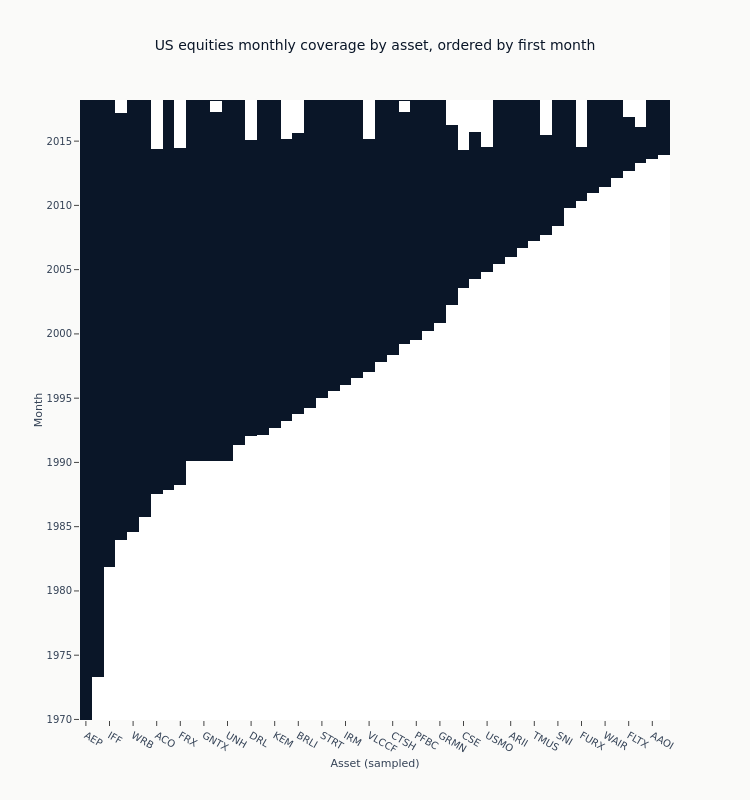

Notebook code for this chart:
### Markdown cell above
### Coverage Heatmap: US Equities

Visualize data availability across time and assets. Shaded cells mark months with
data; white marks their absence. **Assets are ordered left to right by the month
they first appear**, which is what makes the pattern legible: in alphabetical order
the same panel is a ragged skyline with no visible structure, because a ticker's
spelling says nothing about when it listed.

### Code cell
if us_equities is not None:
    fig, matrix_for_summary = coverage_heatmap(
        us_equities,
        time_col="timestamp",
        symbol_col="symbol",
        value_col="close",
        title="US equities monthly coverage by asset, ordered by first month",
        max_symbols=50,
    )
    fig.update_layout(
        xaxis_title="Asset (sampled)",
        yaxis_title="Month",
    )
    show_plotly_with_alt(
        fig,
        alt=(
            "Monthly coverage grid for a sample of US equities, months running up the "
            "vertical axis and assets ordered left to right by the month each first "
            "traded. Filled cells mark months in which the asset has data. The boundary "
            "between filled and empty is a staircase rising to the right, so each column "
            "begins later than the one to its left. Notches along the top edge mark "
            "assets whose data stops before the panel ends. No row is empty across its "
            "full width."
        ),
    )

### Figure 1 — Plotly figure (JSON) as saved in the notebook; plotly's stock layout.template omitted (floating-point values rounded to 4 significant figures; data arrays with more than 128 entries replaced by an {"elided": "..."} marker saying what was removed)
{"data": [{"colorscale": [[0, "white"], [1, "#0a1628"]], "hovertemplate": "Symbol: %{x}<br>Period: %{y}<br>Has data: %{z}<extra></extra>", "showscale": false, "type": "heatmap", "x": ["AEP", "GTY", "IFF", "MENT", "WRB", "CBU", "ACO", "MYL", "FRX", "BANF", "GNTX", "NE", "UNH", "RGS", "DRL", "STAA", "KEM", "EDIG", "BRLI", "ADC", "STRT", "UBSH", "IRM", "WG", "VLCCF", "FE", "CTSH", "CNX", "PFBC", "LPSN", "GRMN", "ARO", "CSE", "HSP", "USMO", "FTK", "ARII", "EXLS", "TMUS", "MDW", "SNI", "CLD", "FURX", "AAT", "WAIR", "VCRA", "FLTX", "ARPI", "AAOI", "ITCI"], "y": {"elided": "579 str values"}, "z": {"elided": "579x50 int values"}}], "layout": {"height": 800, "title": {"text": "US equities monthly coverage by asset, ordered by first month"}, "width": 750, "xaxis": {"title": {"text": "Asset (sampled)"}}, "yaxis": {"title": {"text": "Month"}}}}
